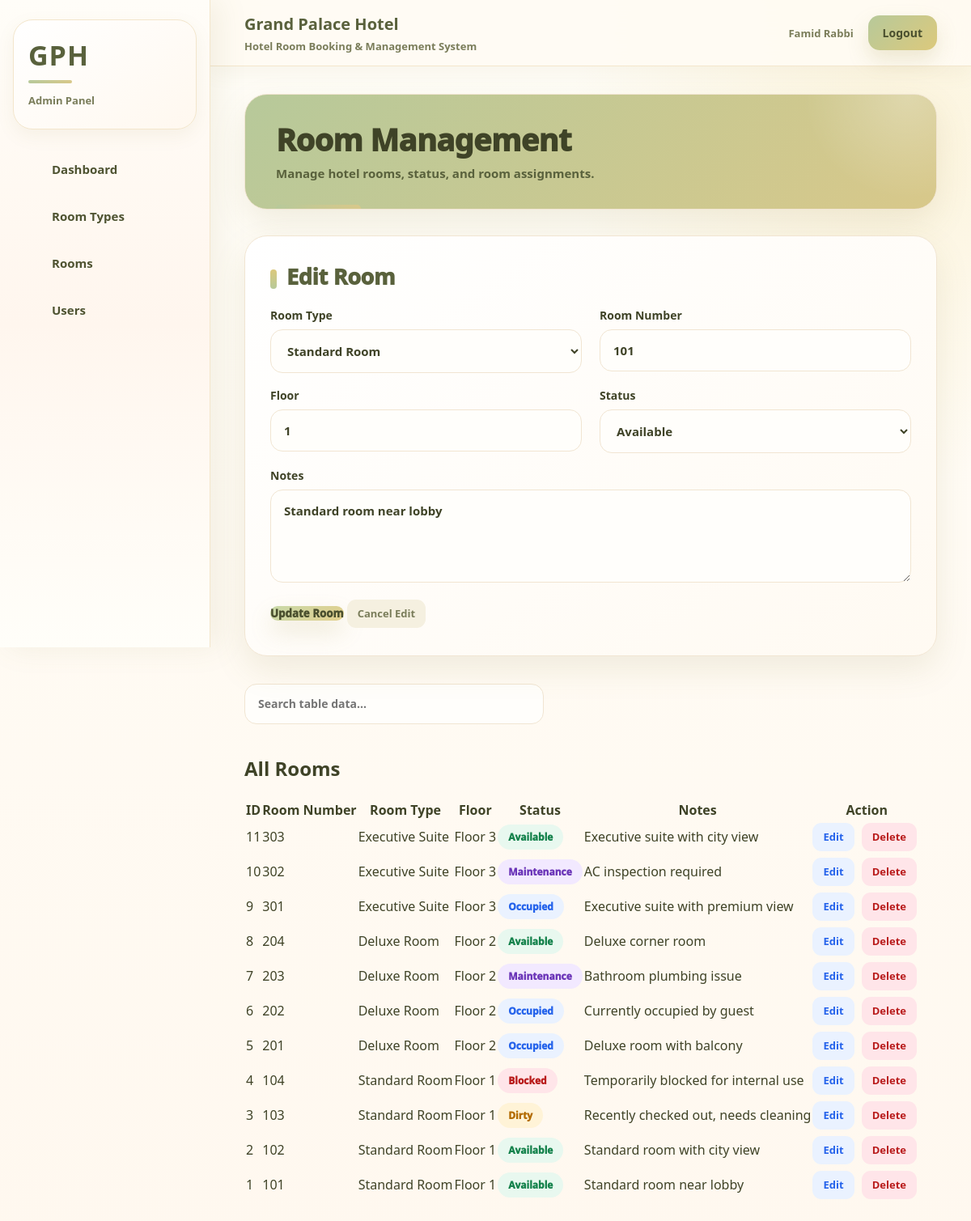
The app's page /views/admin/rooms.php?edit=1 (signed in) with its own data.
### tables this page shows
CREATE TABLE `rooms` (
  `id` int(11) NOT NULL,
  `room_type_id` int(11) NOT NULL,
  `room_number` varchar(30) NOT NULL,
  `floor` int(11) NOT NULL,
  `status` enum('available','occupied','dirty','maintenance','blocked') NOT NULL DEFAULT 'available',
  `notes` text DEFAULT NULL,
  `created_at` timestamp NOT NULL DEFAULT current_timestamp()
);

CREATE TABLE `room_types` (
  `id` int(11) NOT NULL,
  `name` varchar(100) NOT NULL,
  `description` text NOT NULL,
  `price_per_night` decimal(10,2) NOT NULL,
  `max_capacity` int(11) NOT NULL,
  `thumbnail_path` varchar(255) DEFAULT NULL,
  `amenities` longtext DEFAULT NULL CHECK (json_valid(`amenities`)),
  `is_active` tinyint(1) NOT NULL DEFAULT 1,
  `created_at` timestamp NOT NULL DEFAULT current_timestamp()
);

### models/roomModel.php (called while the page is built, shortened)
<?php
require_once __DIR__ . "/../config/database.php";
function getAllRoomTypes()
{
    global $conn;
    $sql = "SELECT * FROM room_types ORDER BY id DESC";
    return $conn->query($sql);
}
function getAllRooms()
{
    global $conn;
    $sql = "SELECT
                rooms.id,
                rooms.room_number,
                rooms.floor,
                rooms.status,
                rooms.notes,
                room_types.name AS room_type
            FROM rooms
            INNER JOIN room_types ON rooms.room_type_id = room_types.id
            ORDER BY rooms.id DESC";
    return $conn->query($sql);
}
function getRoomById($id)
{
    global $conn;
    $sql = "SELECT * FROM rooms WHERE id = ?";
    $stmt = $conn->prepare($sql);
    $stmt->bind_param("i", $id);
    $stmt->execute();
    return $stmt->get_result()->fetch_assoc();
}
?>

### views/admin/rooms.php (the view, shortened to what this page needs)
<?php
require_once "../../models/roomModel.php";
$rooms = getAllRooms();
$roomTypes = getAllRoomTypes();
$editData = null;
if (isset($_GET["edit"])) {
    $editData = getRoomById($_GET["edit"]);
}
require_once "../../app/layouts/header.php";
require_once "../../app/layouts/sidebar.php";
require_once "../../app/layouts/navbar.php";
?>
<div class="main-content">
    <div class="dashboard-title">
        <h1>Room Management</h1>
        <p>Manage hotel rooms, status, and room assignments.</p>
    </div>
    <div class="form-box">
        <h2><?php echo $editData ? "Edit Room" : "Add New Room"; ?></h2>
        <form action="../../controllers/roomController.php" method="POST">
            <div class="form-row">
                <div class="form-group">
                    <label>Room Type</label>
                    <select name="room_type_id" required>
                        <?php
                        if ($roomTypes && $roomTypes->num_rows > 0) {
                            while ($type = $roomTypes->fetch_assoc()) {
                                $selected = "";
                                if ($editData && $editData["room_type_id"] == $type["id"]) {
                                    $selected = "selected";
                                }
                                echo "<option value='" . $type["id"] . "' $selected>";
                                echo $type["name"];
                                echo "</option>";
                            }
                        }
                        ?>
                    </select>
                </div>
                <div class="form-group">
                    <label>Room Number</label>
                    <input type="text"
                           name="room_number"
                           required
                           value="<?php echo $editData ? $editData["room_number"] : ""; ?>">
                </div>
            </div>
            <div class="form-row">
                <div class="form-group">
                    <label>Floor</label>
                    <input type="number"
                           name="floor"
                           required
                           value="<?php echo $editData ? $editData["floor"] : ""; ?>">
                </div>
                <div class="form-group">
                    <label>Status</label>
                    <select name="status" required>
                        <?php
                        $statuses = ["available", "occupied", "dirty", "maintenance", "blocked"];
                        foreach ($statuses as $status) {
                            $selected = "";
                            if ($editData && $editData["status"] == $status) {
                                $selected = "selected";
                            }
                            echo "<option value='$status' $selected>";
                            echo ucfirst($status);
                            echo "</option>";
                        }
                        ?>
                    </select>
                </div>
            </div>
            <div class="form-group">
                <label>Notes</label>
                <textarea name="notes"
                          placeholder="Additional room notes..."><?php echo $editData ? $editData["notes"] : ""; ?></textarea>
            </div>
            <button type="submit">
                <?php
                echo $editData ? "Update Room" : "Add Room";
                ?>
            </button>
            <?php if ($editData) { ?>
                <a href="rooms.php" class="cancel-link">
                    Cancel Edit
                </a>
            <?php } ?>
        </form>
    </div>
    <div class="table-search-box">
    <input
        type="text"
        class="table-search"
        placeholder="Search table data..."
    >
</div>
<br>
        <h2>All Rooms</h2>
        <br>
        <table>
            <thead>
                <tr>
                    <th>ID</th>
                    <th>Room Number</th>
                    <th>Room Type</th>
                    <th>Floor</th>
                    <th>Status</th>
                    <th>Notes</th>
                    <th>Action</th>
                </tr>
            </thead>
            <tbody>
                <?php
                if ($rooms && $rooms->num_rows > 0) {
                    while ($room = $rooms->fetch_assoc()) {
                        echo "<tr>";
                        echo "<td>" . $room["id"] . "</td>";
                        echo "<td>" . $room["room_number"] . "</td>";
                        echo "<td>" . $room["room_type"] . "</td>";
                        echo "<td>Floor " . $room["floor"] . "</td>";
                       echo "<td>
        <span class='status-badge status-" . $room["status"] . "'>
            " . ucfirst($room["status"]) . "
        </span>
      </td>";
                        echo "<td>" . $room["notes"] . "</td>";
                        echo "<td>
                            <a class='edit-btn'
                               href='rooms.php?edit=" . $room["id"] . "'>
                               Edit
                            </a>
                            <a class='delete-btn'
                               href='../../controllers/roomController.php?delete_room=" . $room["id"] . "'
                               onclick='return confirm(\"Are you sure?\")'>
                               Delete
                            </a>
                        </td>";
                        echo "</tr>";
                    }
                } else {
                    echo "<tr>";
                    echo "<td colspan='7'>No rooms found.</td>";
                    echo "</tr>";
                }
                ?>
            </tbody>
        </table>
    </div>
<?php
require_once "../../app/layouts/footer.php";
?>

### assets/css/dashboard.css (style rules this page uses)
* { margin: 0; padding: 0; box-sizing: border-box; }
a { color: inherit; text-decoration: none; }
button, input, select, textarea { font-family: inherit; }
.main-content { margin-left: var(--sidebar-width); min-height: calc(100vh - var(--navbar-height)); padding: 34px 42px 58px; background: radial-gradient(circle at 92% 6%, rgba(244, 222, 155, 0.28), transparent 26%), linear-gradient(180deg, #fffdf7 0%, #fff8ef 100%); }
.dashboard-title { position: relative; overflow: hidden; padding: 34px 38px; margin-bottom: 32px; border-radius: 28px; background: linear-gradient(135deg, #B7C99A, #D8C88A); border: 1px solid var(--border); box-shadow: var(--shadow-md); }
.dashboard-title::before { content: ""; position: absolute; width: 260px; height: 260px; right: -95px; top: -130px; border-radius: 50%; background: radial-gradient(circle, rgba(255, 255, 255, 0.28), transparent 70%); }
.dashboard-title::after { content: ""; position: absolute; left: 38px; bottom: 0; width: 105px; height: 5px; border-radius: 999px 999px 0 0; background: linear-gradient(90deg, var(--pink-main), var(--pink-mid)); }
.dashboard-title h1 { position: relative; z-index: 1; color: #3F4327; font-size: 38px; line-height: 1.12; font-weight: 950; letter-spacing: -0.6px; margin-bottom: 10px; }
.dashboard-title p { position: relative; z-index: 1; color: #59613C; font-size: 15px; font-weight: 600; }
.dashboard-table, .form-box { position: relative; padding: 31px; margin-bottom: 34px; border-radius: 28px; background: linear-gradient(145deg, #ffffff, #fffaf2); border: 1px solid var(--border); box-shadow: var(--shadow-md); }
.dashboard-table h2, .form-box h2 { color: #59613C; font-size: 27px; font-weight: 950; letter-spacing: -0.3px; margin-bottom: 20px; }
.dashboard-table h2::before, .form-box h2::before { content: ""; display: inline-block; width: 8px; height: 24px; margin-right: 12px; border-radius: 999px; vertical-align: -5px; background: linear-gradient(180deg, #DCC97C, #B7C99A); }
.status-badge { display: inline-flex; align-items: center; justify-content: center; min-height: 31px; padding: 7px 13px; border-radius: 999px; font-size: 12px; font-weight: 950; white-space: nowrap; }
.status-active, .status-available, .status-confirmed, .status-paid { background: var(--green-bg); color: var(--green); }
.status-inactive, .status-blocked, .status-cancelled, .status-unpaid { background: var(--red-bg); color: var(--red); }
.status-pending, .status-dirty { background: var(--orange-bg); color: var(--orange); }
.status-occupied, .status-checked_in { background: var(--blue-bg); color: var(--blue); }
.status-maintenance, .status-in_progress { background: var(--purple-bg); color: var(--purple); }
.form-row { display: grid; grid-template-columns: repeat(2, minmax(0, 1fr)); gap: 22px; }
.form-group { margin-bottom: 18px; }
.form-group label { display: block; margin-bottom: 8px; color: var(--text); font-size: 14px; font-weight: 850; }
.form-group input, .form-group select, .form-group textarea { width: 100%; padding: 15px 16px; border: 1px solid var(--border); border-radius: 15px; outline: none; background: #fffefb; color: var(--text); font-size: 15px; font-weight: 650; transition: 0.22s ease; }
.form-group textarea { min-height: 115px; resize: vertical; }
.print-btn, button[type="submit"], input[type="submit"] { border: none; border-radius: 15px; color: #4A4F2E; background: linear-gradient(135deg, #C8D9A9, #E3D08E); box-shadow: 0 13px 28px rgba(171, 160, 93, 0.22); cursor: pointer; font-weight: 950; transition: 0.24s ease; }
.edit-btn, .delete-btn, .cancel-link { display: inline-flex; align-items: center; justify-content: center; min-height: 35px; padding: 8px 13px; border-radius: 11px; font-size: 13px; font-weight: 900; margin: 3px 5px 3px 0; transition: 0.22s ease; }
.edit-btn { color: var(--blue); background: var(--blue-bg); }
.delete-btn { color: var(--red); background: var(--red-bg); }
.cancel-link { color: var(--text-soft); background: #f5f0e0; }
.table-search-box { width: 100%; margin-bottom: 16px; }
.table-search { width: min(370px, 100%); height: 50px; padding: 0 16px; border: 1px solid var(--border); border-radius: 15px; outline: none; background: #fffefb; color: var(--text); font-size: 14px; font-weight: 650; }

### records on screen
rooms: room_number "101", floor "1", notes "Standard room near lobby", id "1", room_type.name "Standard Room", status "Available"
rooms: id "11", room_number "303", room_type.name "Executive Suite", floor "3", status "Available", notes "Executive suite with city view"
rooms: id "10", room_number "302", room_type.name "Executive Suite", floor "3", status "Maintenance", notes "AC inspection required"
rooms: id "9", room_number "301", room_type.name "Executive Suite", floor "3", status "Occupied", notes "Executive suite with premium view"
rooms: id "8", room_number "204", room_type.name "Deluxe Room", floor "2", status "Available", notes "Deluxe corner room"
rooms: id "7", room_number "203", room_type.name "Deluxe Room", floor "2", status "Maintenance", notes "Bathroom plumbing issue"
rooms: id "6", room_number "202", room_type.name "Deluxe Room", floor "2", status "Occupied", notes "Currently occupied by guest"
rooms: id "5", room_number "201", room_type.name "Deluxe Room", floor "2", status "Occupied", notes "Deluxe room with balcony"
rooms: id "4", room_number "104", room_type.name "Standard Room", floor "1", status "Blocked", notes "Temporarily blocked for internal use"
rooms: id "3", room_number "103", room_type.name "Standard Room", floor "1", status "Dirty", notes "Recently checked out, needs cleaning"
rooms: id "2", room_number "102", room_type.name "Standard Room", floor "1", status "Available", notes "Standard room with city view"

### other values on screen
$role "Admin"
$_SESSION["name"] "Famid Rabbi"
form field room_type_id "Standard Room"
form field status "Available"
